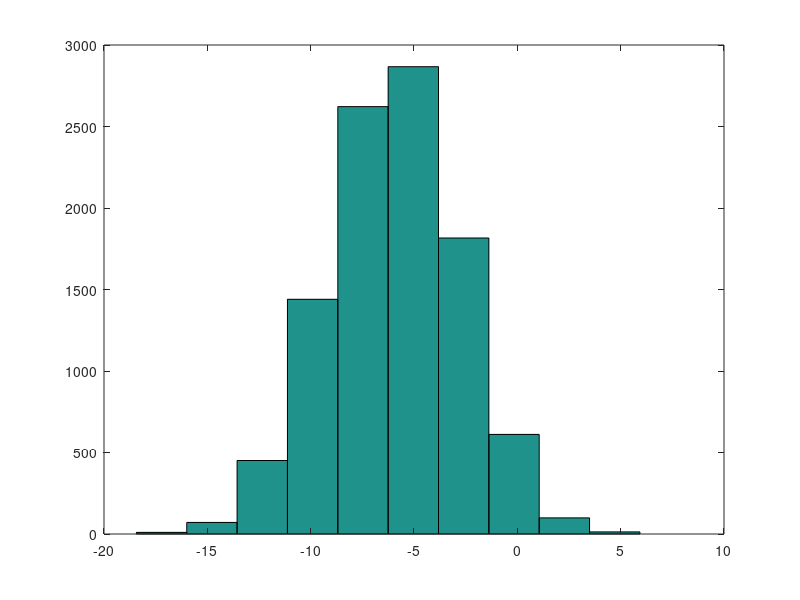

Source code (MATLAB):
% brew cask install xquartz
% brew cask install aquaterm
% brew uninstall gnuplot
% brew install gnuplot --with-aquaterm

a = pi
disp(a)
disp(sprintf('2 decimals: %0.2f', a))
format long
a
format short
a

A = [ 1 2; 3 4; 5 6]

v = 0:0.1:0.5
v2 = 0:1:5

B = [v;v2]


C = 2 * ones(2,3)
D = zeros(2,4)
E = rand(3,3)

% ガウシアンモデル
w = -6 + sqrt(10) * randn(1,10000)
hist(w)

I = eye(6)
